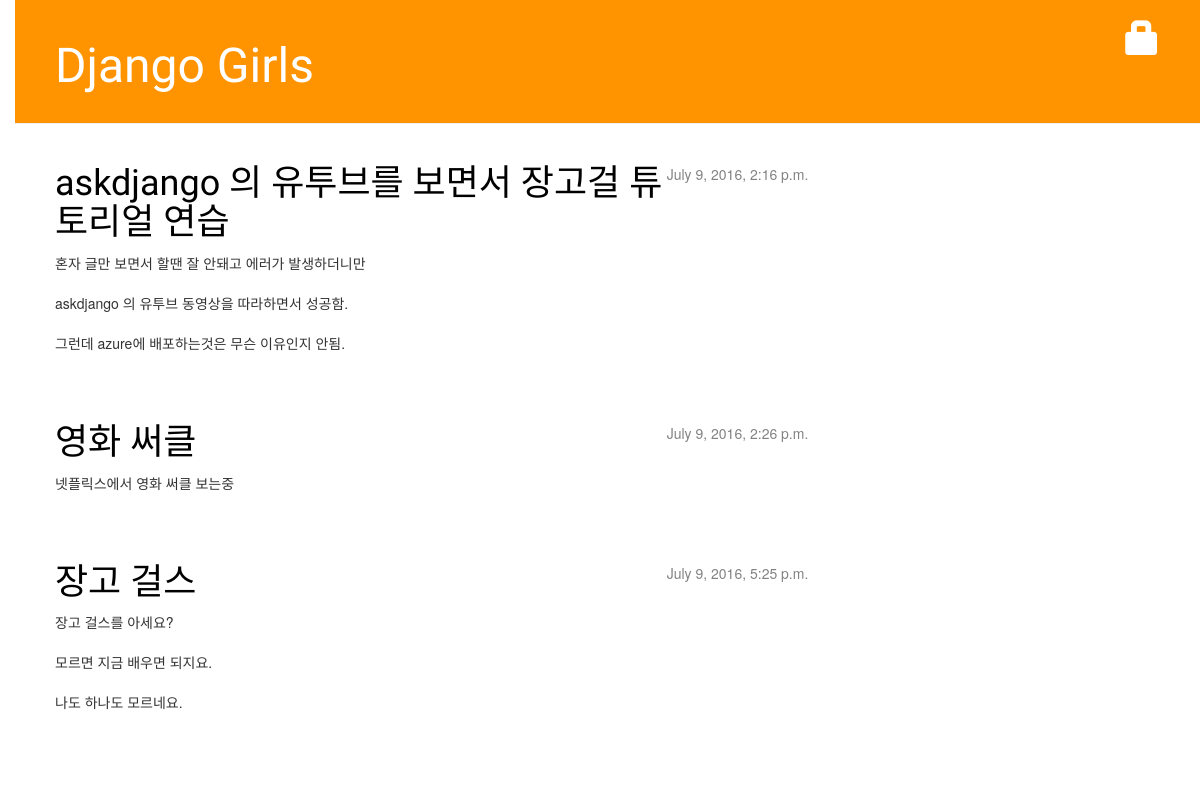
Before: / with the older database file.
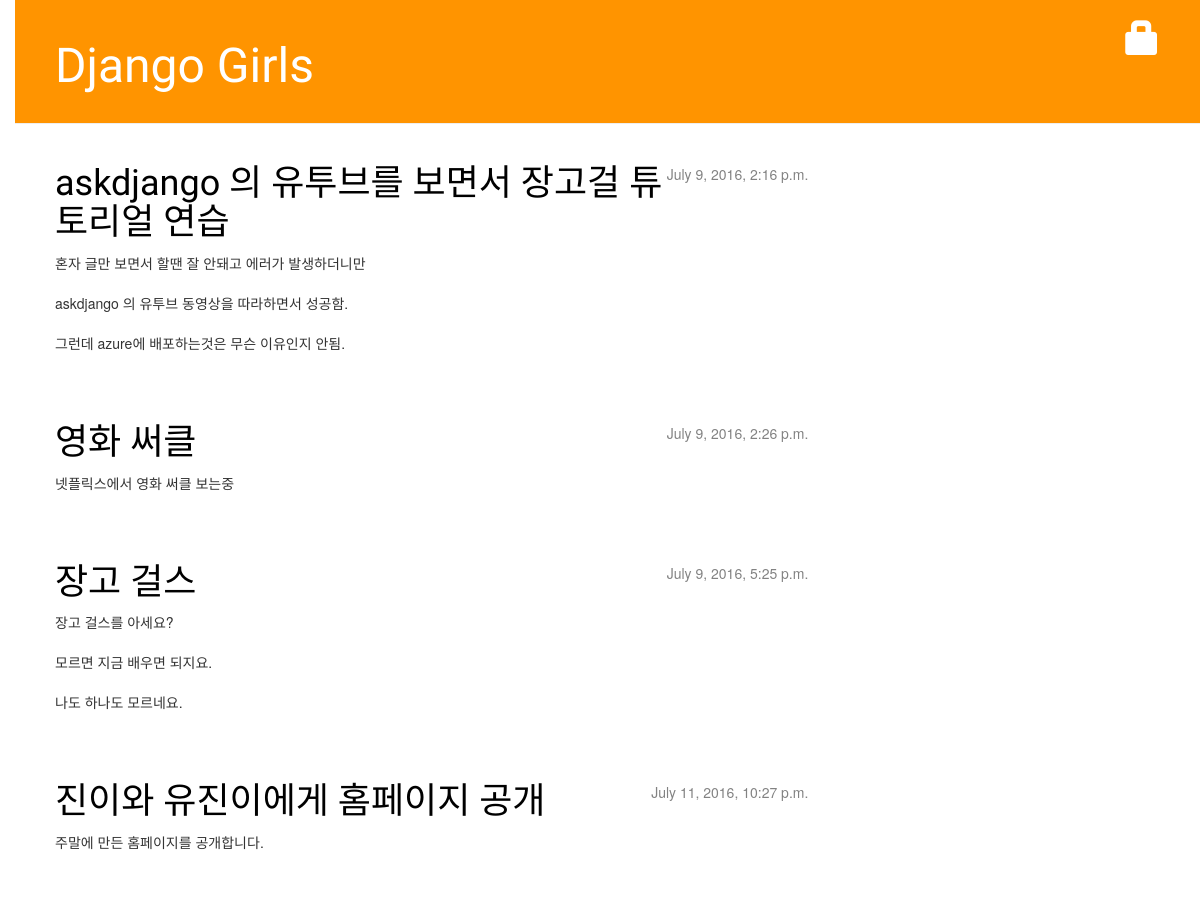
After: the same page with the newer database file.
### blog/models.py (models this page shows, shortened)
class Post(models.Model): #author, titile 등의 필드명으로 테이블을 만듦
    author = models.ForeignKey(settings.AUTH_USER_MODEL)
    title = models.CharField(max_length=200)
    text = models.TextField()
    created_date = models.DateTimeField(
            default=timezone.now)
    published_date = models.DateTimeField(
            blank=True, null=True)

### blog/views.py (the view)
# urls.py: url(r'^$', views.post_list, name = 'post_list'),
def post_list(request):
    posts = Post.objects.filter(published_date__lte=timezone.now()).order_by('published_date')
    return render(request, 'blog/post_list.html', {'posts': posts})

### blog/templates/blog/post_list.html
{% extends "blog/base.html" %}
{% block content %}
    {% for post in posts %}
        <div class="post">
            <div class="date">
                {{ post.published_date }}
            </div>
            <h1><a href="{% url 'post_detail' pk=post.pk %}">{{ post.title }}</a></h1>
            <p>{{ post.text|linebreaksbr }}</p>
        </div>
    {% endfor %}
{% endblock %}

### blog/templates/blog/base.html (shortened to what this page needs)
{% load staticfiles %}
<html>
    <head>
        <link rel="stylesheet" href="//maxcdn.bootstrapcdn.com/bootstrap/3.2.0/css/bootstrap.min.css">
        <link rel="stylesheet" href="//maxcdn.bootstrapcdn.com/bootstrap/3.2.0/css/bootstrap-theme.min.css">
        <link rel="stylesheet" href="{% static 'css/blog.css' %}">
    </head>
    <body>
        <div class="page-header">
            {% if user.is_authenticated %}
            <a href="{% url 'post_new' %}" class="top-menu"><span class="glyphicon glyphicon-plus"></span></a>
            <a href="{% url 'post_draft_list' %}" class="top-menu"><span class="glyphicon glyphicon-edit"></span></a>
            <p class="top-menu">Hello {{ user.username }}<small>(<a href="{% url 'logout' %}">Log out</a>)</small></p>
            {% else %}
            <a href="{% url 'login' %}" class="top-menu"><span class="glyphicon glyphicon-lock"></span></a>
            {% endif %}
            <h1><a href="{% url 'blog.views.post_list' %}">Django Girls</a></h1>
        </div>
        <div class="content">
            <div class="row">
                <div class="col-md-8">
                {% block content %}
                {% endblock %}
                </div>
            </div>
        </div>
    </body>
</html>

### blog/static/css/blog.css (style rules this page uses)
h1 a { color: #FCA205; font-family: 'Lobster'; }
body { padding-left: 15px; }
.page-header { background-color: #ff9400; margin-top: 0; padding: 20px 20px 20px 40px; }
.page-header h1, .page-header h1 a, .page-header h1 a:visited, .page-header h1 a:active { color: #ffffff; font-size: 36pt; text-decoration: none; }
.content { margin-left: 40px; }
h1, h2, h3, h4 { font-family: 'Lobster', cursive; }
.date { float: right; color: #828282; }
.top-menu, .top-menu:hover, .top-menu:visited { color: #ffffff; float: right; font-size: 26pt; margin-right: 20px; }
.post { margin-bottom: 70px; }
.post h1 a, .post h1 a:visited { color: #000000; }

Changed rows visible on the page:
added Post: published_date "July 11, 2016, 10:27 p.m.", title "진이와 유진이에게 홈페이지 공개", text "주말에 만든 홈페이지를 공개합니다."
